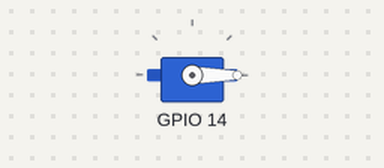
A program run on a simulated Raspberry Pi (BCM pin numbers). On the bench: servo. Servo angles are drawn from the pulse width (0.5 ms = 0°, 2.5 ms = 180°).

Above: at 0.05 s.
At 4.0 s:
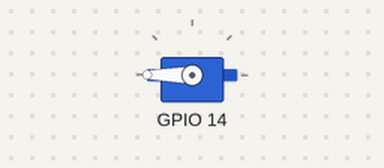
Timing chart, 0 to 5.2 s (numbered marks = the images above):
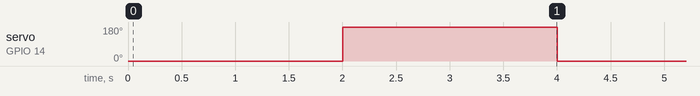

Measured:
- by itself, servo on GPIO 14: alternates 180° for 2.0 s and 0° for 2.0 s

The program:

untitled0.py
```python
import time
import pigpio

# GPIO pin
servo = 14

MIN_WIDTH=500
MAX_WIDTH=2500


pi = pigpio.pi()

if not pi.connected:
   exit()

while True:

   try:
       pi.set_servo_pulsewidth(14, 500)
       time.sleep(1)
       pi.set_servo_pulsewidth(14, 0)
       time.sleep(1)
       #pi.set_servo_pulsewidth(14, 1475) neutral position
       pi.set_servo_pulsewidth(14, 2500)
       time.sleep(1)
       pi.set_servo_pulsewidth(14, 0)
       time.sleep(1)

   except KeyboardInterrupt:
      break

print("\nTidying up")
pi.set_servo_pulsewidth(14, 0)

pi.stop()


pi.set_servo_pulsewidth(14, 2500)
time.sleep(0.82)
pi.set_servo_pulsewidth(14, 0)
time.sleep(1)
pi.set_servo_pulsewidth(14, 500)
time.sleep(0.82)
pi.set_servo_pulsewidth(14, 0)
```
